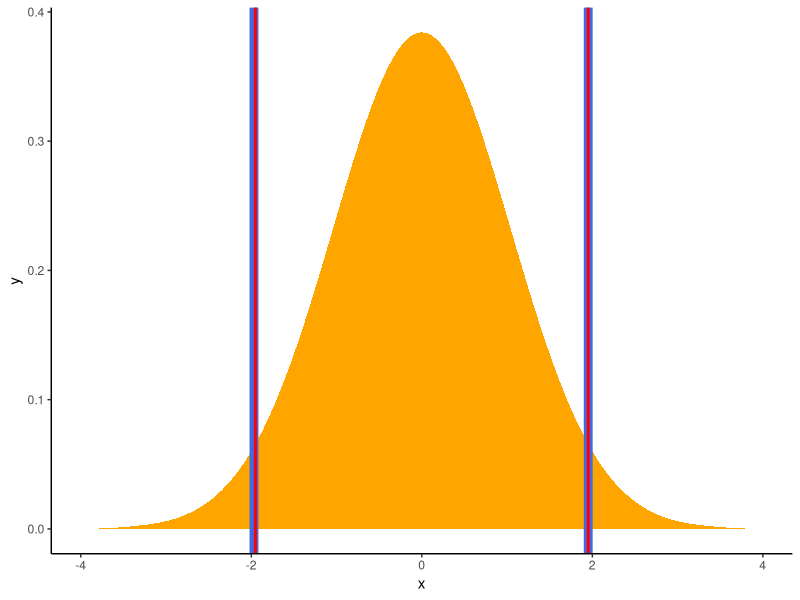
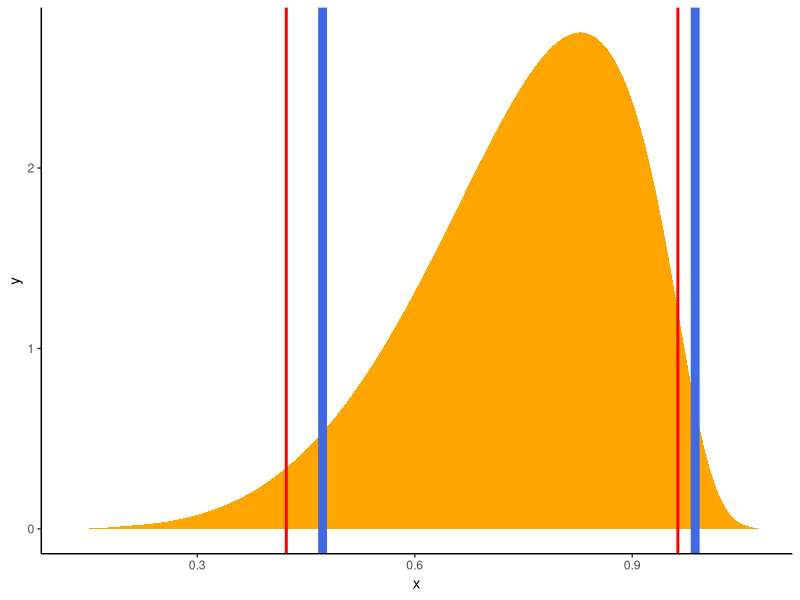

R code for these plots, in order: (Note: this script raises an error after producing the figures.)
## ---- chunk 1
library(knitr)
options(knitr.kable.NA = '')
knitr::opts_chunk$set(comment=">")
options(digits=2)

if (!requireNamespace("ggplot2", quietly = TRUE) || !requireNamespace("dplyr", quietly = TRUE)) {
  knitr::opts_chunk$set(eval = FALSE)
}

set.seed(333)
## ---- chunk 2
library(bayestestR)
library(dplyr)
library(ggplot2)

# Generate a normal distribution
posterior <- distribution_normal(1000)

# Compute HDI and ETI
ci_hdi <- ci(posterior, method = "HDI")
ci_eti <- ci(posterior, method = "ETI")

# Plot the distribution and add the limits of the two CIs
posterior %>% 
  estimate_density(extend=TRUE) %>% 
  ggplot(aes(x=x, y=y)) +
  geom_area(fill="orange") +
  theme_classic() +
  # HDI in blue
  geom_vline(xintercept=ci_hdi$CI_low, color="royalblue", size=3) +
  geom_vline(xintercept=ci_hdi$CI_high, color="royalblue", size=3) +
  # Quantile in red
  geom_vline(xintercept=ci_eti$CI_low, color="red", size=1) +
  geom_vline(xintercept=ci_eti$CI_high, color="red", size=1)
## ---- chunk 3
library(bayestestR)
library(dplyr)
library(ggplot2)

# Generate a beta distribution
posterior <- distribution_beta(1000, 6, 2)

# Compute HDI and Quantile CI
ci_hdi <- ci(posterior, method = "HDI")
ci_eti <- ci(posterior, method = "ETI")

# Plot the distribution and add the limits of the two CIs
posterior %>% 
  estimate_density(extend=TRUE) %>% 
  ggplot(aes(x=x, y=y)) +
  geom_area(fill="orange") +
  theme_classic() +
  # HDI in blue
  geom_vline(xintercept=ci_hdi$CI_low, color="royalblue", size=3) +
  geom_vline(xintercept=ci_hdi$CI_high, color="royalblue", size=3) +
  # ETI in red
  geom_vline(xintercept=ci_eti$CI_low, color="red", size=1) +
  geom_vline(xintercept=ci_eti$CI_high, color="red", size=1)
## ---- chunk 4
prior <- distribution_normal(1000, mean = 0, sd = 1)
posterior <- distribution_normal(1000, mean = .5, sd = .3)

si_1 <- si(posterior, prior, BF = 1)
si_3 <- si(posterior, prior, BF = 3)

ggplot(mapping = aes(x=x, y=y)) +
  theme_classic() +
  # The posterior
  geom_area(fill = "orange",
            data = estimate_density(posterior, extend = TRUE)) +
  # The prior
  geom_area(color = "black", fill = NA, size = 1, linetype = "dashed",
            data = estimate_density(prior, extend = TRUE)) +
  # BF = 1 SI in blue
  geom_vline(xintercept=si_1$CI_low, color="royalblue", size=1) +
  geom_vline(xintercept=si_1$CI_high, color="royalblue", size=1) +
  # BF = 3 SI in red
  geom_vline(xintercept=si_3$CI_low, color="red", size=1) +
  geom_vline(xintercept=si_3$CI_high, color="red", size=1)
